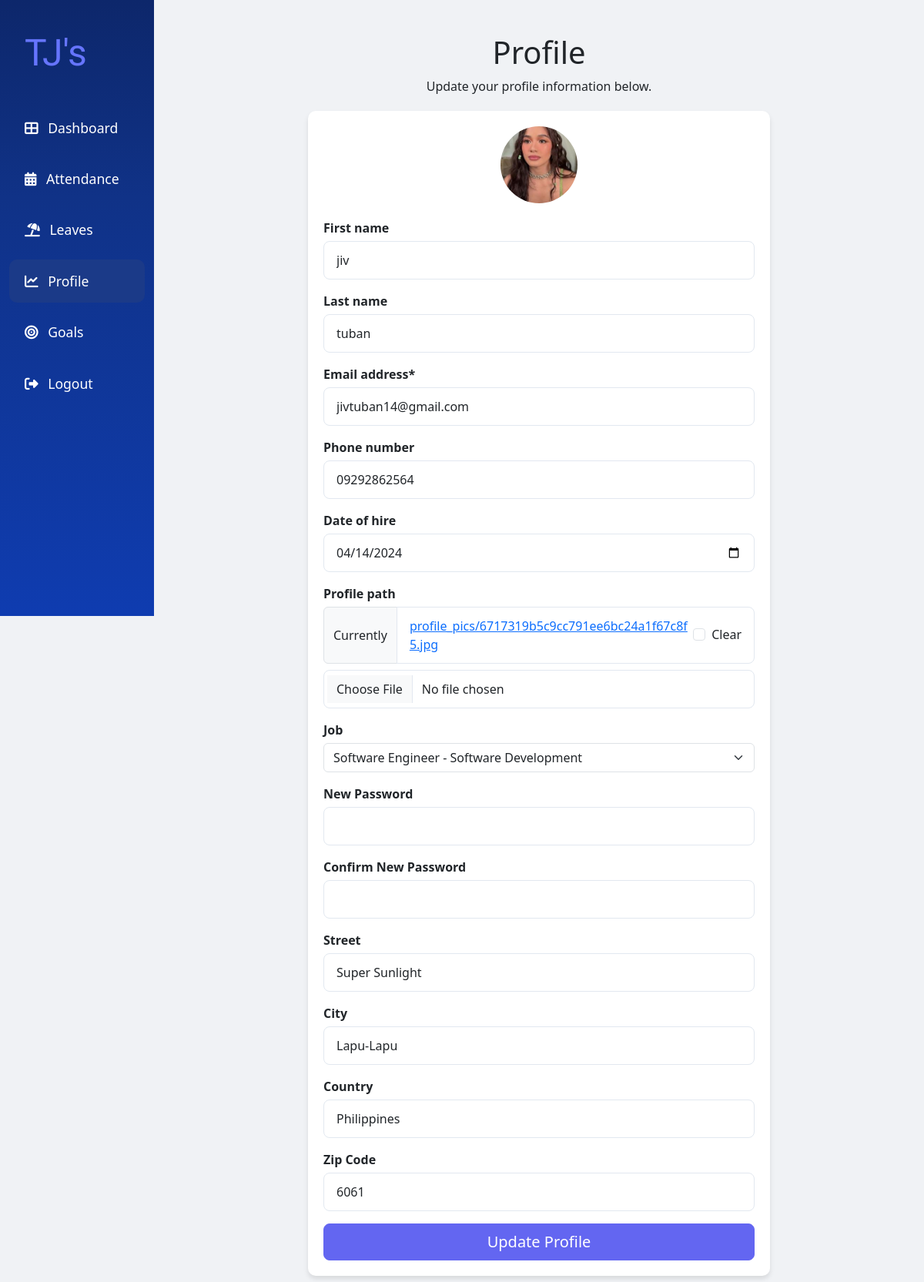
The page /profile/ (signed in) on the database as committed earlier.
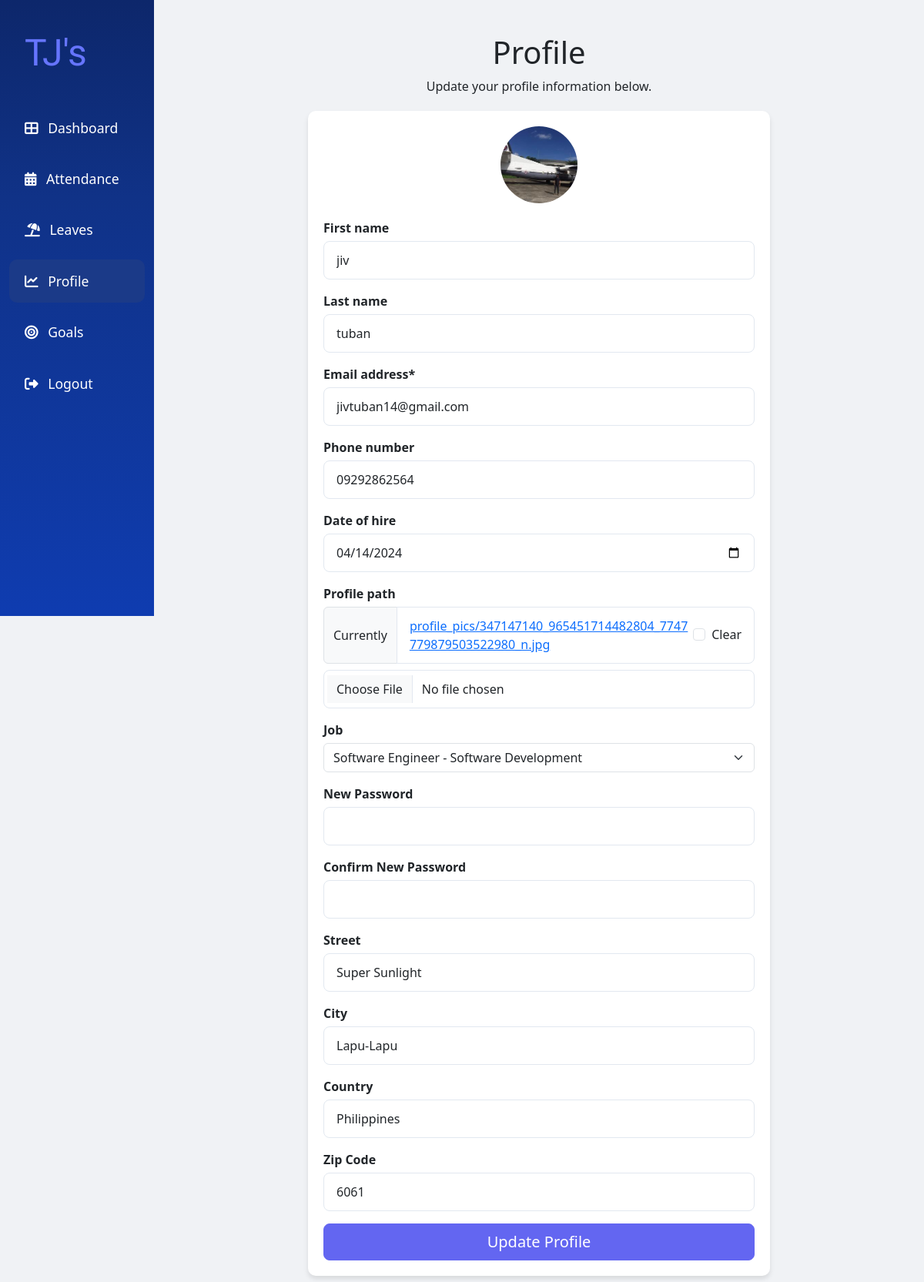
The same page on the database as committed later.
### api/models.py (models this page shows, shortened)
class User(AbstractUser):
    ROLE_CHOICES = [
        ("ADMIN", "Admin"),
        ("EMPLOYEE", "Employee"),
        ("MANAGER", "Manager"),
    ]
    STATUS_CHOICES = [
        ("APPROVED", "Approved"),
        ("REJECTED", "Rejected"),
        ("PENDING", "Pending"),
    ]
    username = None  # Remove the username field entirely
    email = models.EmailField(_("email address"), unique=True)
    phone_regex = RegexValidator(
        regex=r"^\+?1?\d{9,15}$",
        message="Phone number must be entered in the format: '+999999999'. Up to 15 digits allowed.",
    )
    phone_number = models.CharField(validators=[phone_regex], max_length=17, blank=True)
    address = models.OneToOneField(
        Address, on_delete=models.CASCADE, blank=True, null=True
    )
    role = models.CharField(max_length=10, choices=ROLE_CHOICES, default="EMPLOYEE")
    date_of_hire = models.DateField(blank=True, null=True)
    profile_path = models.ImageField(upload_to="./profile_pics", null=True, blank=True)
    status = models.CharField(max_length=20, choices=STATUS_CHOICES, default="PENDING")
    job = models.ForeignKey(Job, on_delete=models.SET_NULL, null=True, blank=True)
    groups = models.ManyToManyField(
        "auth.Group",
        verbose_name=_("groups"),
        blank=True,
        related_name="custom_user_set",
        related_query_name="custom_user",
    )
    user_permissions = models.ManyToManyField(
        "auth.Permission",
        verbose_name=_("user permissions"),
        blank=True,
        related_name="custom_user_set",
        related_query_name="custom_user",
    )
    objects = UserManager()
    USERNAME_FIELD = "email"
    REQUIRED_FIELDS = ["first_name", "last_name", "date_of_hire", "password"]

### api/views.py (the view)
# urls.py: path("profile/", views.profile, name="profile"),
@login_required
def profile(request):
    if request.method == "POST":
        form = UserProfileForm(request.POST, request.FILES, instance=request.user)
        if form.is_valid():
            user = form.save()
            update_session_auth_hash(request, user)
            messages.success(request, "Your profile was successfully updated.")
            return redirect("profile")
    else:
        form = UserProfileForm(instance=request.user)
    return render(request, "api/profile.html", {"form": form})

### api/models.py (called while the page is built)
    def __str__(self):
        return self.name

    def __str__(self):
        return f"{self.title} - {self.department}"

### api/templates/api/profile.html (shortened to what this page needs)
{% extends "api/base.html" %}
{% load crispy_forms_tags %}
{% block content %}
    <div class="profile-container p-4">
        <div class="profile-header">
            <h1>Profile</h1>
            <p>Update your profile information below.</p>
        </div>
        <div class="profile-form">
            <div class="profile-image-container">
                {% if user.profile_path %}
                    <img src="{{ user.profile_path.url }}" alt="Profile Picture" class="profile-image">
                {% else %}
                    <img src="https://static.vecteezy.com/system/resources/thumbnails/009/292/244/small/default-avatar-icon-of-social-media-user-vector.jpg" alt="Profile Picture" class="profile-image">
                {% endif %}
            </div>
            <form method="post" enctype="multipart/form-data">
                {{ form|crispy }}
                <div class="d-grid gap-2">
                    <button type="submit" class="btn btn-primary btn-lg">Update Profile</button>
                </div>
            </form>
        </div>
    </div>
{% endblock content %}

Rows that differ between the two databases and show on the page:
changed User "jiv": profile_path: a different picture
Other text that changed with them:
text no longer shown: "First name Last name Email address * Phone number Date of hire Profile path Currently profile_pics/6717319b5c9cc791ee6bc24a1f67c8f5.jpg Clear Job New Password Confirm New Password Street City Country Zip Code"
text now shown: "First name Last name Email address * Phone number Date of hire Profile path Currently profile_pics/347147140_965451714482804_7747779879503522980_n.jpg Clear Job New Password Confirm New Password Street City Country Zip Code"
